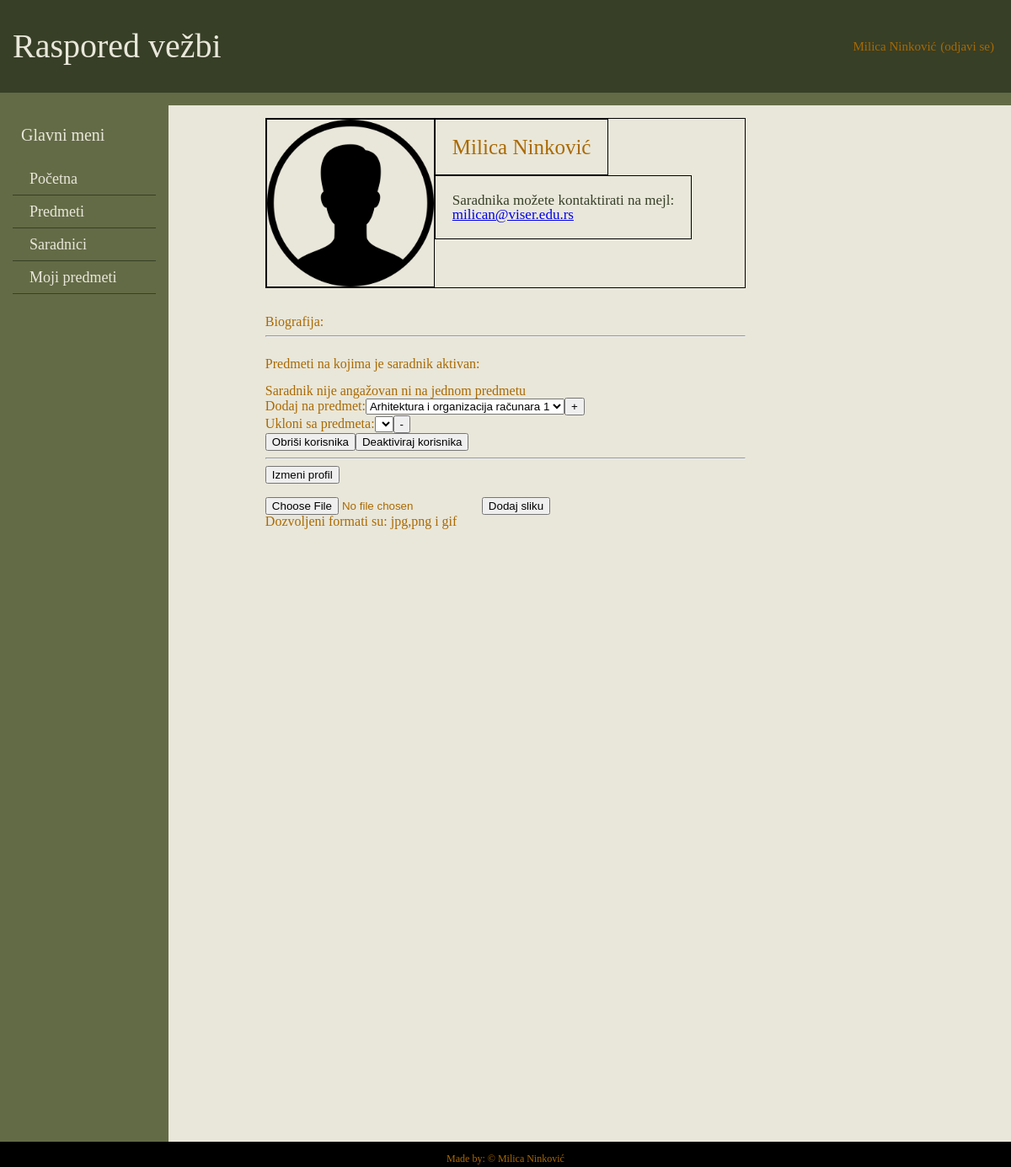
The app's page /stranasaradnik.php?id=1 (signed in), older data.
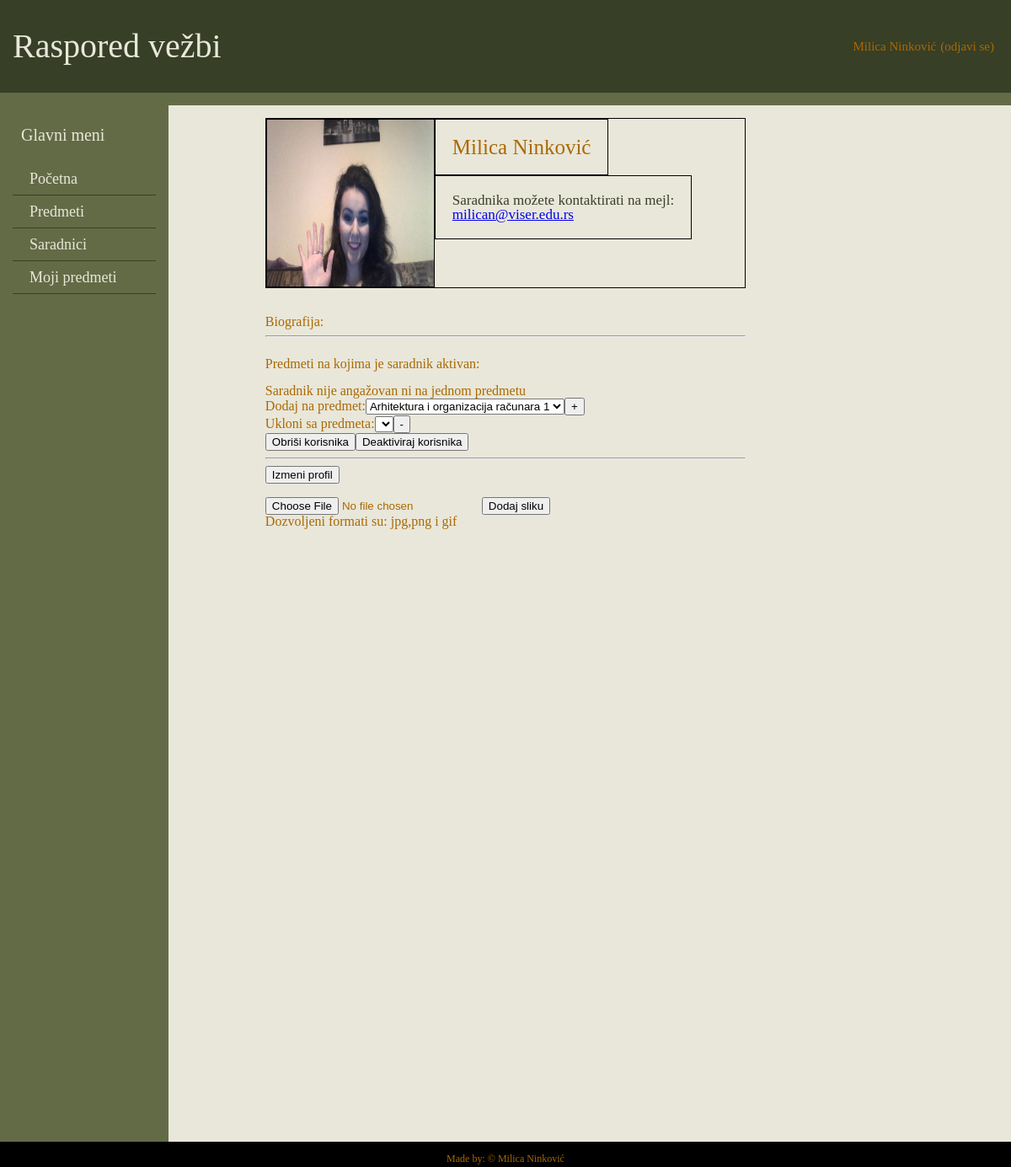
The same page, newer data.
### tables this page shows
CREATE TABLE `korisnici` (
  `id` int(11) NOT NULL,
  `username` varchar(20) NOT NULL,
  `pass` varchar(20) NOT NULL,
  `tip` int(11) NOT NULL,
  `ime` varchar(15) NOT NULL,
  `prezime` varchar(15) NOT NULL,
  `aktivan` int(11) NOT NULL DEFAULT '1',
  `mail` varchar(45) NOT NULL,
  `bio` text,
  `zvanje` varchar(10) DEFAULT NULL,
  `slika` varchar(255) DEFAULT NULL
);

### Konekcija.php (called while the page is built, shortened)
<?php
class Konekcija
{
    private $con;
    private static $pok;
    private function __construct()
    {
        $host = DB_HOST;
        $user = DB_USER;
        $name = DB_NAME;
        $pass = DB_PASS;
        $this->con = @mysqli_connect($host, $user, $pass, $name)
        OR
        die('Konekcija sa bazom nije uspela' . mysqli_connect_error());
        mysqli_set_charset($this->con, 'utf8');
    }
    public static function pokazivacKon(){
        if( self::$pok ==null )
            self::$pok = new Konekcija();
        return self::$pok;
    }
    public function getKonekcija()
    {
        return $this->con;
    }
    public static function upit($query){
        return   Konekcija::pokazivacKon()->getKonekcija()->query($query);
    }
    public static function prazna($result){
        if($result->num_rows===0)
            return 0;
        else
            return 1;
    }
}

### Predmet.php (the view, shortened to what this page needs)
<?php
include_once 'Konekcija.php';
include_once 'Saradnik.php';
class Predmet
{
    public static function listaDodavanje(){
        $qry="SELECT id,naziv FROM predmeti WHERE 1";
        $result=Konekcija::upit($qry);
        while($row=$result->fetch_assoc()){
            echo'<option>'.$row['naziv'].'</option>';
        }
        return;
    }
}

### Saradnik.php (shortened to what this page needs)
<?php
include_once "Konekcija.php";
include_once "Predmet.php";
class Saradnik{
    public static function pisiSaradnika(){
        $id=$_GET['id'];
        $qry="SELECT * FROM korisnici WHERE id=".$id;
        $error="Ovo ne može da se desi, ovo je iluzija,pogledaj bazu!!!";
        $result=Konekcija::upit($qry);
        $valid=Konekcija::prazna($result);
        if($valid==1){
           $row=$result->fetch_assoc();
           echo '<div id="saradnik" class="clearFix">';
                    if($row['slika']==NULL || $row['slika']==""){
            echo '<img src="img/user.png" id="imgsaradnik">';
                    }
            else
            echo'<img src="'.$row['slika'].'"'.'id="imgsaradnik">';
            echo'<h3 id="naslov" class="textsaradnik">'.$row['zvanje'].' '.$row['ime'].' '.$row['prezime'].'</h3>';
            echo '<p id="mail" class="textsaradnik">Saradnika možete kontaktirati na mejl:<br><a href="mailto:" '.$row['mail'].'>'.
            $row['mail'].'</a></p>';
           echo '</div>';
            echo '<div id="biografijaS">';
                    echo '<br><br><p>Biografija:<br>'.$row['bio'].'</p>';
        }
        else
            echo '<h1>'.$error.'</h1>';
    }
        public static function aktivanNa($id){
            $error='Saradnik nije angažovan ni na jednom predmetu';
            $qry="SELECT id, naziv FROM predmeti WHERE id IN (
                            SELECT idpredmet FROM predaje WHERE idsaradnik=".$id." AND aktivan=1)";
            $result=Konekcija::upit($qry);
            $validacija=Konekcija::prazna($result);
            if($validacija==1){
                while($row=$result->fetch_assoc()){
                    $naziv=$row['naziv'];
                    $idp=$row['id'];
                    Predmet::pisiListu($idp,$naziv);
                }
            }
            else echo $error;
        }
}

Row changes from the older to the newer data that the page shows:
changed korisnici "Milica": slika: picture added
